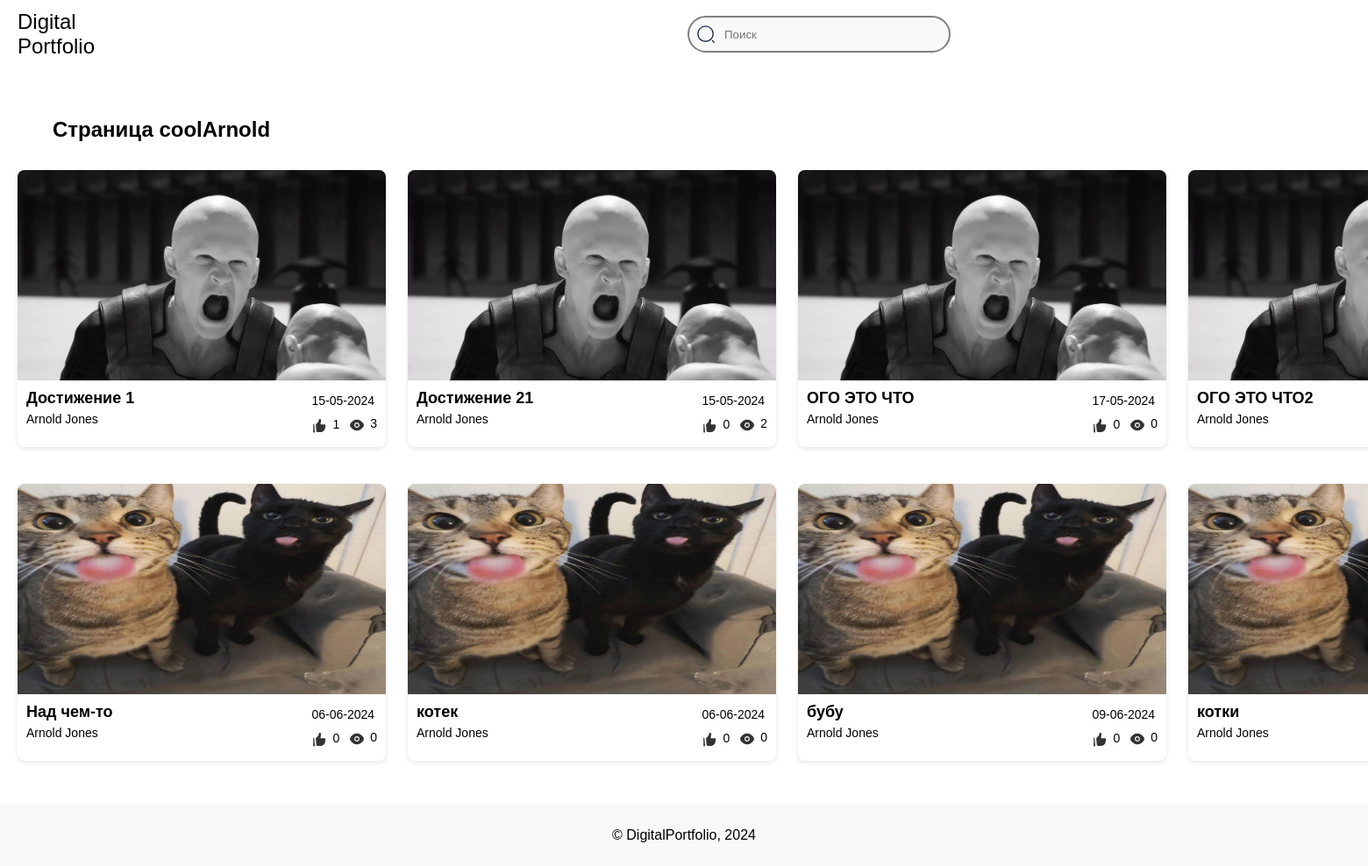
The app's page /coolarnold/, older data.
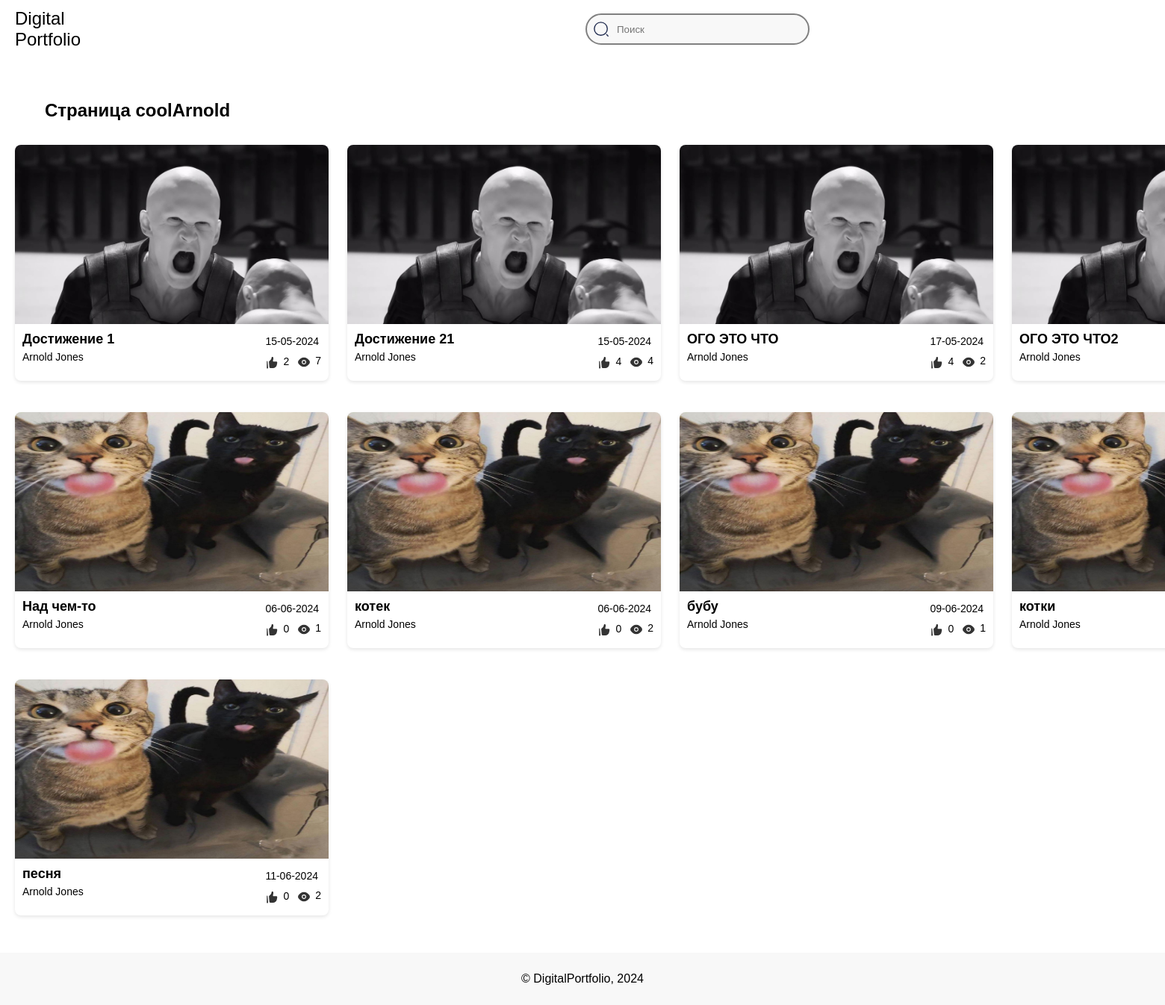
The same page, newer data.
### main/models.py (models this page shows, shortened)
class Profile(models.Model):
    user = models.OneToOneField(User, on_delete=models.CASCADE)
    slug = models.SlugField(unique=True, blank=True)
    is_private = models.BooleanField(default=False)
    avatar = models.ImageField(
        null=True,
        validators=[
            FileExtensionValidator(allowed_extensions=['jpg', 'jpeg', 'png']),
        ]
    )
    objects = models.Manager()
    class Meta:
        verbose_name = 'Profile'
        verbose_name_plural = 'Profiles'

class Achievements(models.Model):
    title = models.CharField(max_length=50)
    preview = models.ImageField(
        null=True,
        validators=[
            FileExtensionValidator(allowed_extensions=['jpg', 'jpeg', 'png']),
        ]
    )
    file = models.FileField(
        validators=[
            FileExtensionValidator(allowed_extensions=['jpg', 'jpeg', 'png', 'pdf', 'ogg', 'mp3']),
        ]
    )
    pub_date = models.DateTimeField(auto_now_add=True)
    likes = models.IntegerField(default=0)
    views = models.IntegerField(default=0)
    liked_by = models.ManyToManyField(User, related_name='liked_achievements', blank=True)
    author = models.ForeignKey(
        User,
        on_delete=models.CASCADE,
        null=True,
    )
    objects = models.Manager()
    def formatted_likes(self):
        return format_number_with_suffix(self.likes)
    def formatted_views(self):
        return format_number_with_suffix(self.views)
    class Meta:
        verbose_name = 'Achievement'
        verbose_name_plural = 'Achievements'

### main/views.py (the view)
# urls.py: path('<slug:slug>/', UserProfileDetailView.as_view(), name='user-detail'),
class UserProfileDetailView(DetailView):
    model = Profile
    template_name = 'main/about.html'
    context_object_name = 'profile'
    slug_field = 'slug'
    slug_url_kwarg = 'slug'
    def get(self, request, *args, **kwargs):
        query = request.GET.get('q')
        if query:
            try:
                user = User.objects.get(username=query)
                return redirect(reverse('user-detail', kwargs={'slug': slugify(user.username)}))
            except Exception:
                pass
        return super().get(request, *args, **kwargs)
    def get_context_data(self, **kwargs):
        context = super().get_context_data(**kwargs)
        profile = self.get_object()
        context['achievements'] = Achievements.objects.filter(author=profile.user)
        return context

### main/models.py (called while the page is built)
def format_number_with_suffix(value):
    if value >= 1000:
        return f"{value // 1000}k"
    else:
        return str(value)

### main/templates/main/about.html (shortened to what this page needs)
{% load static %}
<!DOCTYPE html>
<html lang="en">
<head>
    <link rel="stylesheet" href="{% static 'main/css/about.css' %}">
</head>
<body>
<header>
    <div class="logo">
        <p>Digital</p>
        <p>Portfolio</p>
    </div>
    <div class="search-bar">
        <form method="get">
            <div class="input-group">
                <input type="text" name="q" placeholder="Поиск">
            </div>
        </form>
    </div>
</header>
<main>
    <h1>Страница {{ profile.user.username }}</h1>
    {% if profile.is_private == False %}
    <div class="cards-container">
        {% for ach in achievements %}
        <div class="card" data-achievement-id="{{ ach.id }}">
            <a href="{% url 'increment-views' ach.id %}">
                <img class="ach-image" src="{{ ach.preview.url }}" alt="...">
            </a>
            <div class="details">
                <div>
                    <h2>{{ ach.title }}</h2>
                    <p>{{ profile.user.first_name }} {{ profile.user.last_name }}</p>
                </div>
                <div>
                    <p>{{ ach.pub_date|date:"d-m-Y" }}</p>
                    <div class="statistic">
                        <p class="likes">
                            <img src="{% static 'main/img/Like.svg' %}" width="19" height="19">
                            <span class="likes-count">{{ ach.formatted_likes }}</span>
                        </p>
                        <p class="views">
                            <img src="{% static 'main/img/Eye.svg' %}" width="20" height="20">
                            {{ ach.formatted_views }}
                        </p>
                    </div>
                </div>
            </div>
        </div>
        {% endfor %}
    </div>
    {% else %}
    <div class="closed">
        <img src="{% static 'main/img/Lock.png' %}" width="400" height="400">
        <p> Это закрытый профиль</p>
    </div>
    {% endif %}
</main>
<footer>
    <p>© DigitalPortfolio, 2024</p>
</footer>
</body>
</html>

### main/static/main/css/about.css (style rules this page uses)
body { min-height: 100vh; display: flex; flex-direction: column; font-family: Arial, sans-serif; margin: 0; padding: 0; background-color: #FFFFFF; }
header { width: 1780px; display: flex; justify-content: space-between; align-items: center; padding: 10px 20px; margin: 0 auto; margin-bottom: 20px; }
.logo { font-size: 24px; }
.logo p { margin: 0; }
.search-bar input { padding: 5px; border-radius: 20px; border: 1px solid #ccc; width: 300px; }
.search-bar { position: relative; }
.input-group { display: flex; align-items: center; }
main { flex: 1; padding: 20px; margin-bottom: 30px; }
h1 { font-size: 24px; margin-bottom: 32px; margin-left: 40px; }
.cards-container { display: flex; flex-wrap: wrap; gap: 42px 25px; width: 1780px; margin: 0 auto; }
.card { width: 420px; background-color: #fff; border-radius: 8px; box-shadow: 0 2px 5px rgba(0, 0, 0, 0.1); overflow: hidden; }
.ach-image { display: block; width: 420px; height: 240px; }
.details { display: flex; justify-content: space-between; padding: 10px; }
.details h2 { font-size: 18px; margin: 0; }
.details p { font-size: 14px; margin: 5px 0; }
footer { text-align: center; padding: 10px; background-color: #F8F8F8; margin-top: auto; }
input[type=text] { height: 42px; padding: 12px 0px; margin-top: 8px; margin-bottom: 8px; box-sizing: border-box; border: 2px solid grey; border-radius: 25px; background-color: #F8F8F8; background-position: 3% 50%; background-repeat: no-repeat; padding-left: 40px; }
.statistic { margin: 0; padding: 0; display: flex; gap: 10px; justify-content: end; }
.likes { gap: 5px; display: flex; align-self: center; justify-content: start; }
.views { display: flex; align-self: center; gap: 5px; }

Row changes from the older to the newer data that the page shows:
changed Achievements "Достижение 1": formatted_likes "1" → "2"; formatted_views "3" → "7"
changed Achievements "Достижение 21": formatted_likes "0" → "4"; formatted_views "2" → "4"
changed Achievements "ОГО ЭТО ЧТО": formatted_likes "0" → "4"; formatted_views "0" → "2"
changed Achievements "Над чем-то": formatted_views "0" → "1"
changed Achievements "котек": formatted_views "0" → "2"
changed Achievements "бубу": formatted_views "0" → "1"
added Achievements: preview (picture), title "песня", {{ profile.user.first_name }} "Arnold", {{ profile.user.last_name }} "Jones", pub_date "11-06-2024", formatted_likes "0", formatted_views "2"
